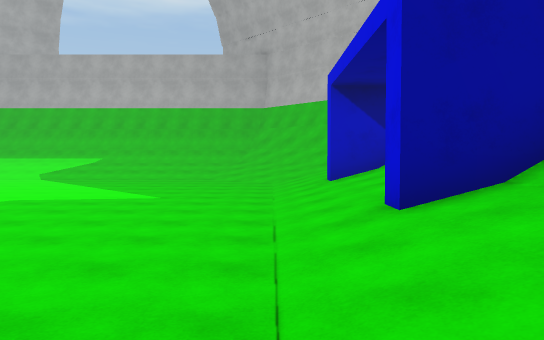
[1] (above)

17 first-person views from a walk through a Unity game level. The camera is 1.3 m above the floor, tilts 2° down and sees 70° across. The floor is counted in squares, 2 m on a side. Each view is taken from the middle of a square. On the plan, view 1 faces up. The plan holds only what a view shows up to about 11 squares ahead; the rest is blank. The place goes on beyond the plan. The player is left out. Surface patterns are stand-ins for the level's own textures.

[2]
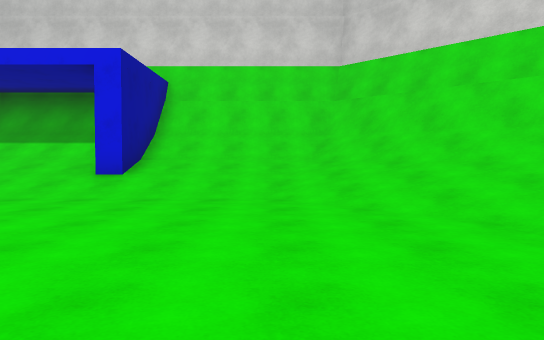

[3]
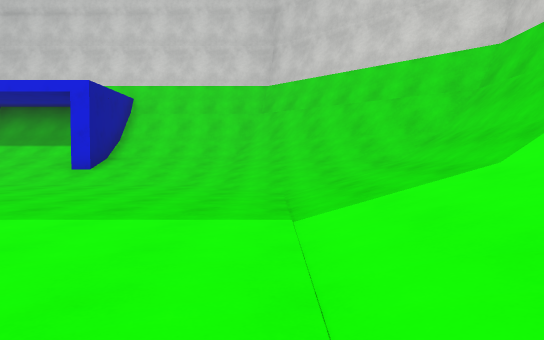

[4]
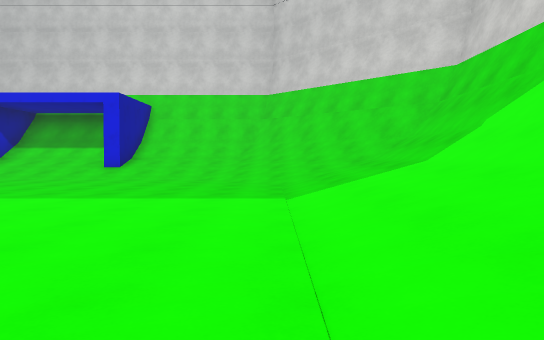

[5]
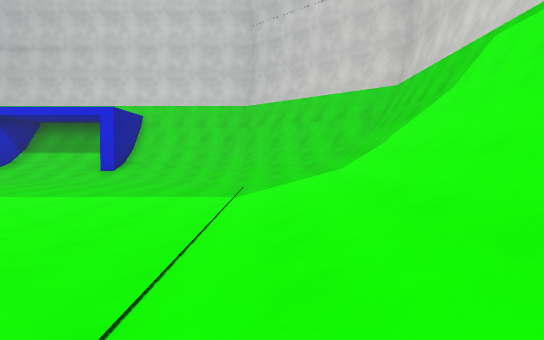

[6]
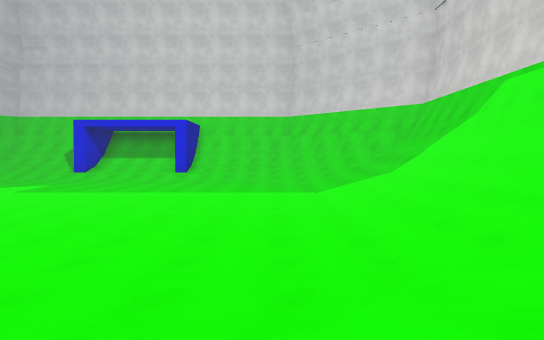

[7]
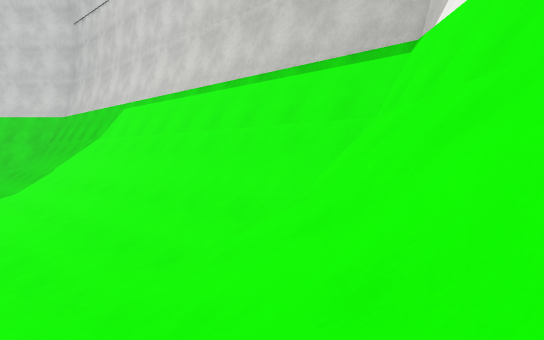

[8]
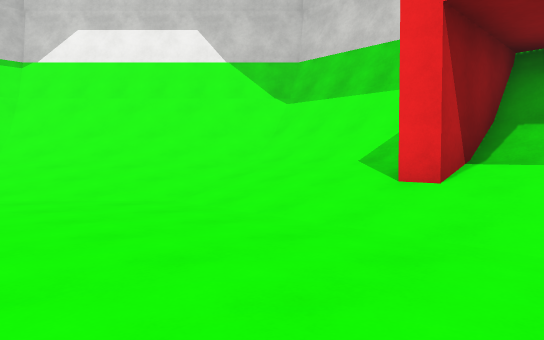

[9]
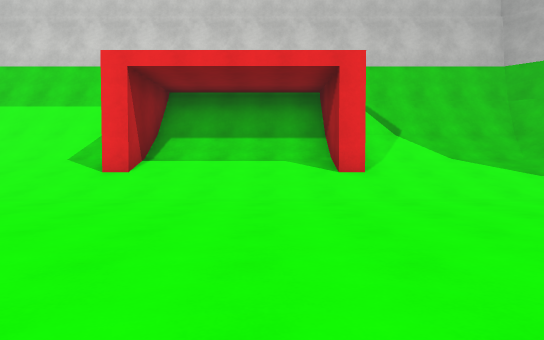

[10]
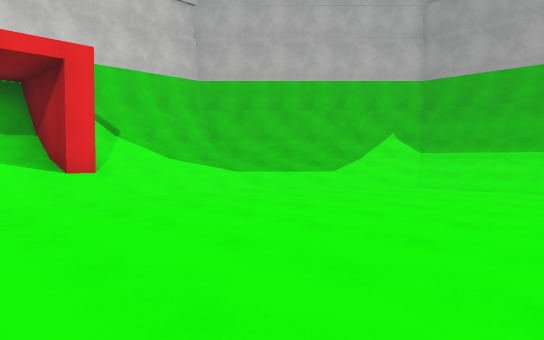

[11]
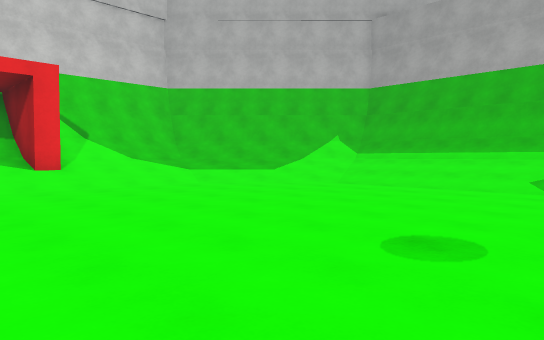

[12]
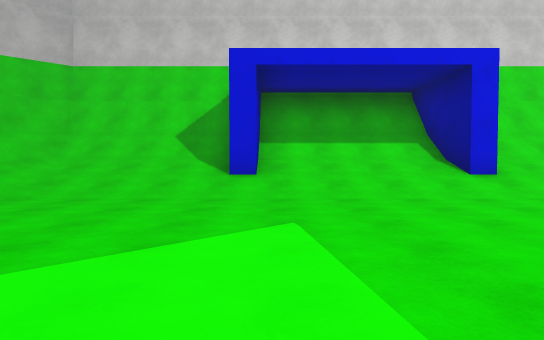

[13]
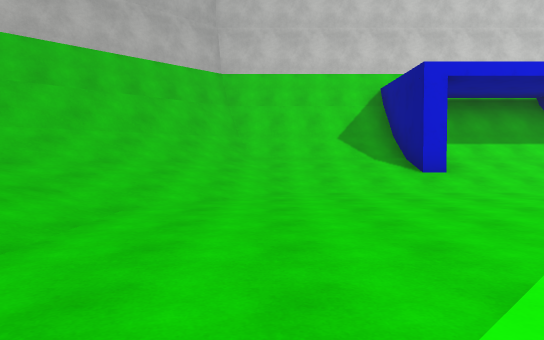

[14]
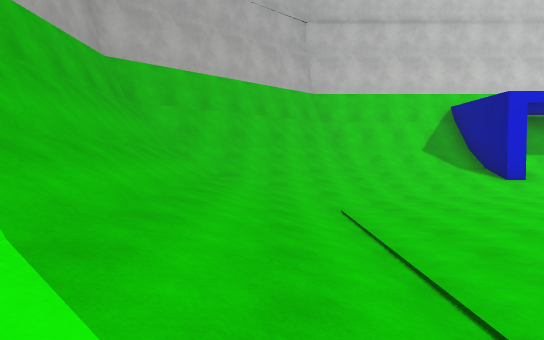

[15]
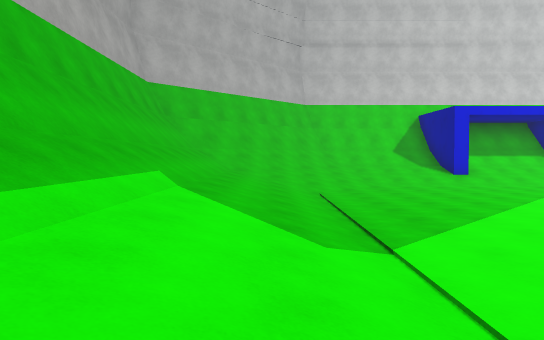

[16]
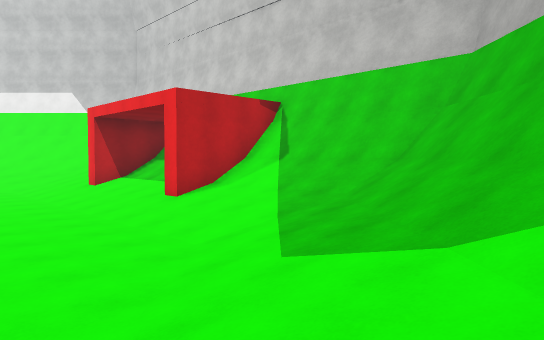

[17]
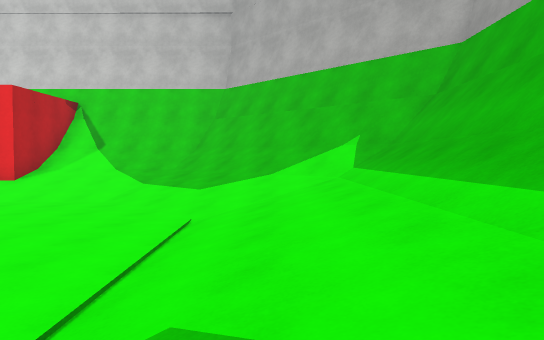

### Floor plan
Key: @ floor where view 1 was taken; # wall or solid block; . main floor; : floor 0.25 m higher than the main floor; - floor 0.25 m lower than the main floor; + floor 0.5 m higher than the main floor; * floor 0.75 m higher than the main floor; % floor 1 m higher than the main floor; & floor 3.5 m higher than the main floor; $ floor 3.75 m higher than the main floor; / step, stairs or slope; = window, fence, low wall or low ledge.
Columns run from 20 left of view 1 to 5 right of it. Each row starts with its distance up from view 1.
 18     ##################
 17    ##////////////////##
 16   ##///%%%%%%%%%%%%///##
 15  ##////++++++++++++////##
 14 ##//////..........//////##
 13 #//////............./////#
 12 #//%//.............../%//#
 11 #//%:-...............:%//#
 10 #//%:-...............:%//#
  9 #&/%:-...............:%/$#
  8 ###=:-...............:=###
  7  #/%:-...............:%/#
  6  #/%:-...............:%/#
  5  #/%:-...............:%/#
  4  ###:-...............:####
  3  //%:-...............:%//#
  2 #//%:-...............:%//#
  1 #//%:-...............:%//#
  0 #/////..............@////#
 -1 ##/////............/////##
 -2  ##////::::::::::::////##
 -3   ##///************///##
 -4    ##////////////////##
 -5     ##//////////////##
 -6      ################

Where each view was taken, in squares from view 1:
view 1: 0 up, 0 right, facing up
view 2: 1 up, 6 left, facing right
view 3: 1 down, 9 left, facing right
view 4: 1 down, 11 left, facing right
view 5: 2 down, 13 left, facing right
view 6: 0 up, 16 left, facing right
view 7: 1 down, 17 left, facing down-right
view 8: 6 up, 12 left, facing down-left
view 9: 7 up, 9 left, facing left
view 10: 6 up, 9 left, facing up-left
view 11: 6 up, 7 left, facing up-left
view 12: 8 up, 6 left, facing right
view 13: 12 up, 7 left, facing right
view 14: 15 up, 9 left, facing right
view 15: 15 up, 12 left, facing right
view 16: 16 up, 12 left, facing down-left
view 17: 15 up, 7 left, facing left
